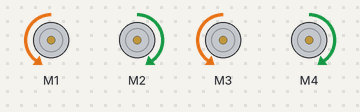
A sketch run on a simulated Arduino Uno, built with avr-gcc and run on an emulated ATmega328P. Shown: 4 × DC motor (green arrow = forward, orange = backward, longer = faster). What the sketch prints to the serial monitor is not drawn.

Above: at 0.1 s.
Timing chart, 0 to 1.6 s (numbered marks = the images above):
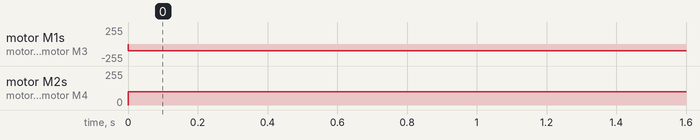

Measured:
- by itself, motor M1, motor M3: stopped → backward 100/255 at 0.00 s
- by itself, motor M2, motor M4: stopped → forward 100/255 at 0.00 s

The sketch:

motor_test.ino
```cpp
// (licence header left out)
#include <AFMotor.h>

AF_DCMotor motor1(1);
AF_DCMotor motor2(2);
AF_DCMotor motor3(3);
AF_DCMotor motor4(4);

int speed_level = 100;

void setup() {
  Serial.begin(9600);           // set up Serial library at 9600 bps
  Serial.println("Motor test!");

  // turn on motor
  motor1.setSpeed(speed_level);
   motor2.setSpeed(speed_level);
    motor3.setSpeed(speed_level);
     motor4.setSpeed(speed_level);

  motor1.run(RELEASE);
}

void loop() {

all_forward();


}


void all_forward(){
   motor1.run(BACKWARD);
    motor2.run(FORWARD);
    motor3.run(BACKWARD);
    motor4.run(FORWARD);
  }

void all_reverse(){
   motor1.run(FORWARD);
    motor2.run(BACKWARD);
    motor3.run(FORWARD);
    motor4.run(BACKWARD);
  }

  void all_stop(){
   motor1.run(RELEASE);
    motor2.run(RELEASE);
    motor3.run(RELEASE);
    motor4.run(RELEASE);
  }
```
